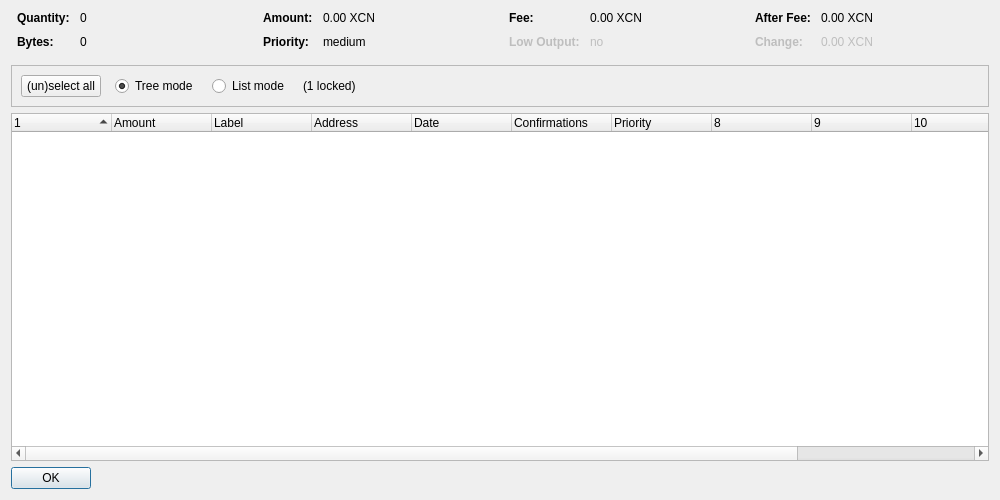
<?xml version="1.0" encoding="UTF-8"?>
<ui version="4.0">
 <class>CoinControlDialog</class>
 <widget class="QDialog" name="CoinControlDialog">
  <property name="geometry">
   <rect>
    <x>0</x>
    <y>0</y>
    <width>1000</width>
    <height>500</height>
   </rect>
  </property>
  <property name="windowTitle">
   <string>Coin Control Address Selection</string>
  </property>
  <layout class="QVBoxLayout" name="verticalLayout">
   <item>
    <layout class="QHBoxLayout" name="horizontalLayoutTop" stretch="0,0,0,0">
     <property name="topMargin">
      <number>0</number>
     </property>
     <property name="bottomMargin">
      <number>10</number>
     </property>
     <item>
      <layout class="QFormLayout" name="formLayoutCoinControl1">
       <property name="horizontalSpacing">
        <number>10</number>
       </property>
       <property name="verticalSpacing">
        <number>10</number>
       </property>
       <property name="leftMargin">
        <number>6</number>
       </property>
       <property name="rightMargin">
        <number>6</number>
       </property>
       <item row="0" column="0">
        <widget class="QLabel" name="labelCoinControlQuantityText">
         <property name="font">
          <font>
           <weight>75</weight>
           <bold>true</bold>
          </font>
         </property>
         <property name="text">
          <string>Quantity:</string>
         </property>
        </widget>
       </item>
       <item row="0" column="1">
        <widget class="QLabel" name="labelCoinControlQuantity">
         <property name="cursor">
          <cursorShape>IBeamCursor</cursorShape>
         </property>
         <property name="contextMenuPolicy">
          <enum>Qt::ActionsContextMenu</enum>
         </property>
         <property name="text">
          <string notr="true">0</string>
         </property>
         <property name="textInteractionFlags">
          <set>Qt::LinksAccessibleByMouse|Qt::TextSelectableByKeyboard|Qt::TextSelectableByMouse</set>
         </property>
        </widget>
       </item>
       <item row="1" column="0">
        <widget class="QLabel" name="labelCoinControlBytesText">
         <property name="font">
          <font>
           <weight>75</weight>
           <bold>true</bold>
          </font>
         </property>
         <property name="text">
          <string>Bytes:</string>
         </property>
        </widget>
       </item>
       <item row="1" column="1">
        <widget class="QLabel" name="labelCoinControlBytes">
         <property name="cursor">
          <cursorShape>IBeamCursor</cursorShape>
         </property>
         <property name="contextMenuPolicy">
          <enum>Qt::ActionsContextMenu</enum>
         </property>
         <property name="text">
          <string notr="true">0</string>
         </property>
         <property name="textInteractionFlags">
          <set>Qt::LinksAccessibleByMouse|Qt::TextSelectableByKeyboard|Qt::TextSelectableByMouse</set>
         </property>
        </widget>
       </item>
      </layout>
     </item>
     <item>
      <layout class="QFormLayout" name="formLayoutCoinControl2">
       <property name="horizontalSpacing">
        <number>10</number>
       </property>
       <property name="verticalSpacing">
        <number>10</number>
       </property>
       <property name="leftMargin">
        <number>6</number>
       </property>
       <property name="rightMargin">
        <number>6</number>
       </property>
       <item row="0" column="0">
        <widget class="QLabel" name="labelCoinControlAmountText">
         <property name="font">
          <font>
           <weight>75</weight>
           <bold>true</bold>
          </font>
         </property>
         <property name="text">
          <string>Amount:</string>
         </property>
        </widget>
       </item>
       <item row="0" column="1">
        <widget class="QLabel" name="labelCoinControlAmount">
         <property name="cursor">
          <cursorShape>IBeamCursor</cursorShape>
         </property>
         <property name="contextMenuPolicy">
          <enum>Qt::ActionsContextMenu</enum>
         </property>
         <property name="text">
          <string notr="true">0.00 XCN</string>
         </property>
         <property name="textInteractionFlags">
          <set>Qt::LinksAccessibleByMouse|Qt::TextSelectableByKeyboard|Qt::TextSelectableByMouse</set>
         </property>
        </widget>
       </item>
       <item row="1" column="0">
        <widget class="QLabel" name="labelCoinControlPriorityText">
         <property name="font">
          <font>
           <weight>75</weight>
           <bold>true</bold>
          </font>
         </property>
         <property name="text">
          <string>Priority:</string>
         </property>
        </widget>
       </item>
       <item row="1" column="1">
        <widget class="QLabel" name="labelCoinControlPriority">
         <property name="cursor">
          <cursorShape>IBeamCursor</cursorShape>
         </property>
         <property name="contextMenuPolicy">
          <enum>Qt::ActionsContextMenu</enum>
         </property>
         <property name="text">
          <string notr="true">medium</string>
         </property>
         <property name="textInteractionFlags">
          <set>Qt::LinksAccessibleByMouse|Qt::TextSelectableByKeyboard|Qt::TextSelectableByMouse</set>
         </property>
        </widget>
       </item>
      </layout>
     </item>
     <item>
      <layout class="QFormLayout" name="formLayoutCoinControl3">
       <property name="horizontalSpacing">
        <number>10</number>
       </property>
       <property name="verticalSpacing">
        <number>10</number>
       </property>
       <property name="leftMargin">
        <number>6</number>
       </property>
       <property name="rightMargin">
        <number>6</number>
       </property>
       <item row="0" column="0">
        <widget class="QLabel" name="labelCoinControlFeeText">
         <property name="font">
          <font>
           <weight>75</weight>
           <bold>true</bold>
          </font>
         </property>
         <property name="text">
          <string>Fee:</string>
         </property>
        </widget>
       </item>
       <item row="0" column="1">
        <widget class="QLabel" name="labelCoinControlFee">
         <property name="cursor">
          <cursorShape>IBeamCursor</cursorShape>
         </property>
         <property name="contextMenuPolicy">
          <enum>Qt::ActionsContextMenu</enum>
         </property>
         <property name="text">
          <string notr="true">0.00 XCN</string>
         </property>
         <property name="textInteractionFlags">
          <set>Qt::LinksAccessibleByMouse|Qt::TextSelectableByKeyboard|Qt::TextSelectableByMouse</set>
         </property>
        </widget>
       </item>
       <item row="1" column="0">
        <widget class="QLabel" name="labelCoinControlLowOutputText">
         <property name="enabled">
          <bool>false</bool>
         </property>
         <property name="font">
          <font>
           <weight>75</weight>
           <bold>true</bold>
          </font>
         </property>
         <property name="text">
          <string>Low Output:</string>
         </property>
        </widget>
       </item>
       <item row="1" column="1">
        <widget class="QLabel" name="labelCoinControlLowOutput">
         <property name="enabled">
          <bool>false</bool>
         </property>
         <property name="cursor">
          <cursorShape>IBeamCursor</cursorShape>
         </property>
         <property name="contextMenuPolicy">
          <enum>Qt::ActionsContextMenu</enum>
         </property>
         <property name="text">
          <string notr="true">no</string>
         </property>
         <property name="textInteractionFlags">
          <set>Qt::LinksAccessibleByMouse|Qt::TextSelectableByKeyboard|Qt::TextSelectableByMouse</set>
         </property>
        </widget>
       </item>
      </layout>
     </item>
     <item>
      <layout class="QFormLayout" name="formLayoutCoinControl4">
       <property name="horizontalSpacing">
        <number>10</number>
       </property>
       <property name="verticalSpacing">
        <number>10</number>
       </property>
       <property name="leftMargin">
        <number>6</number>
       </property>
       <property name="rightMargin">
        <number>6</number>
       </property>
       <item row="0" column="0">
        <widget class="QLabel" name="labelCoinControlAfterFeeText">
         <property name="font">
          <font>
           <weight>75</weight>
           <bold>true</bold>
          </font>
         </property>
         <property name="text">
          <string>After Fee:</string>
         </property>
        </widget>
       </item>
       <item row="0" column="1">
        <widget class="QLabel" name="labelCoinControlAfterFee">
         <property name="cursor">
          <cursorShape>IBeamCursor</cursorShape>
         </property>
         <property name="contextMenuPolicy">
          <enum>Qt::ActionsContextMenu</enum>
         </property>
         <property name="text">
          <string notr="true">0.00 XCN</string>
         </property>
         <property name="textInteractionFlags">
          <set>Qt::LinksAccessibleByMouse|Qt::TextSelectableByKeyboard|Qt::TextSelectableByMouse</set>
         </property>
        </widget>
       </item>
       <item row="1" column="0">
        <widget class="QLabel" name="labelCoinControlChangeText">
         <property name="enabled">
          <bool>false</bool>
         </property>
         <property name="font">
          <font>
           <weight>75</weight>
           <bold>true</bold>
          </font>
         </property>
         <property name="text">
          <string>Change:</string>
         </property>
        </widget>
       </item>
       <item row="1" column="1">
        <widget class="QLabel" name="labelCoinControlChange">
         <property name="enabled">
          <bool>false</bool>
         </property>
         <property name="cursor">
          <cursorShape>IBeamCursor</cursorShape>
         </property>
         <property name="contextMenuPolicy">
          <enum>Qt::ActionsContextMenu</enum>
         </property>
         <property name="text">
          <string notr="true">0.00 XCN</string>
         </property>
         <property name="textInteractionFlags">
          <set>Qt::LinksAccessibleByMouse|Qt::TextSelectableByKeyboard|Qt::TextSelectableByMouse</set>
         </property>
        </widget>
       </item>
      </layout>
     </item>
    </layout>
   </item>
   <item>
    <widget class="QFrame" name="frame">
     <property name="minimumSize">
      <size>
       <width>0</width>
       <height>40</height>
      </size>
     </property>
     <property name="frameShape">
      <enum>QFrame::StyledPanel</enum>
     </property>
     <property name="frameShadow">
      <enum>QFrame::Sunken</enum>
     </property>
     <layout class="QHBoxLayout" name="horizontalLayout">
      <item>
       <layout class="QHBoxLayout" name="horizontalLayoutPanel" stretch="0,0,0,0,0">
        <property name="spacing">
         <number>14</number>
        </property>
        <item>
         <widget class="QPushButton" name="pushButtonSelectAll">
          <property name="sizePolicy">
           <sizepolicy hsizetype="Maximum" vsizetype="Fixed">
            <horstretch>0</horstretch>
            <verstretch>0</verstretch>
           </sizepolicy>
          </property>
          <property name="text">
           <string>(un)select all</string>
          </property>
         </widget>
        </item>
        <item>
         <widget class="QRadioButton" name="radioTreeMode">
          <property name="sizePolicy">
           <sizepolicy hsizetype="Maximum" vsizetype="Fixed">
            <horstretch>0</horstretch>
            <verstretch>0</verstretch>
           </sizepolicy>
          </property>
          <property name="text">
           <string>Tree mode</string>
          </property>
          <property name="checked">
           <bool>true</bool>
          </property>
         </widget>
        </item>
        <item>
         <widget class="QRadioButton" name="radioListMode">
          <property name="sizePolicy">
           <sizepolicy hsizetype="Maximum" vsizetype="Fixed">
            <horstretch>0</horstretch>
            <verstretch>0</verstretch>
           </sizepolicy>
          </property>
          <property name="text">
           <string>List mode</string>
          </property>
         </widget>
        </item>
        <item>
         <widget class="QLabel" name="labelLocked">
          <property name="text">
           <string notr="true">(1 locked)</string>
          </property>
         </widget>
        </item>
        <item>
         <spacer name="horizontalSpacer">
          <property name="orientation">
           <enum>Qt::Horizontal</enum>
          </property>
          <property name="sizeHint" stdset="0">
           <size>
            <width>40</width>
            <height>20</height>
           </size>
          </property>
         </spacer>
        </item>
       </layout>
      </item>
     </layout>
    </widget>
   </item>
   <item>
    <widget class="CoinControlTreeWidget" name="treeWidget">
     <property name="contextMenuPolicy">
      <enum>Qt::CustomContextMenu</enum>
     </property>
     <property name="sortingEnabled">
      <bool>false</bool>
     </property>
     <property name="columnCount">
      <number>12</number>
     </property>
     <attribute name="headerShowSortIndicator" stdset="0">
      <bool>true</bool>
     </attribute>
     <attribute name="headerStretchLastSection">
      <bool>false</bool>
     </attribute>
     <column>
      <property name="text">
       <string/>
      </property>
     </column>
     <column>
      <property name="text">
       <string>Amount</string>
      </property>
     </column>
     <column>
      <property name="text">
       <string notr="true">Label</string>
      </property>
     </column>
     <column>
      <property name="text">
       <string>Address</string>
      </property>
     </column>
     <column>
      <property name="text">
       <string>Date</string>
      </property>
     </column>
     <column>
      <property name="text">
       <string>Confirmations</string>
      </property>
      <property name="toolTip">
       <string>Confirmed</string>
      </property>
     </column>
     <column>
      <property name="text">
       <string>Priority</string>
      </property>
     </column>
     <column>
      <property name="text">
       <string/>
      </property>
     </column>
     <column>
      <property name="text">
       <string/>
      </property>
     </column>
     <column>
      <property name="text">
       <string/>
      </property>
     </column>
     <column>
      <property name="text">
       <string/>
      </property>
     </column>
     <column>
      <property name="text">
       <string/>
      </property>
     </column>
    </widget>
   </item>
   <item>
    <widget class="QDialogButtonBox" name="buttonBox">
     <property name="sizePolicy">
      <sizepolicy hsizetype="Maximum" vsizetype="Fixed">
       <horstretch>0</horstretch>
       <verstretch>0</verstretch>
      </sizepolicy>
     </property>
     <property name="orientation">
      <enum>Qt::Horizontal</enum>
     </property>
     <property name="standardButtons">
      <set>QDialogButtonBox::Ok</set>
     </property>
    </widget>
   </item>
  </layout>
 </widget>
 <customwidgets>
  <customwidget>
   <class>CoinControlTreeWidget</class>
   <extends>QTreeWidget</extends>
   <header>coincontroltreewidget.h</header>
  </customwidget>
 </customwidgets>
 <resources/>
 <connections/>
</ui>
